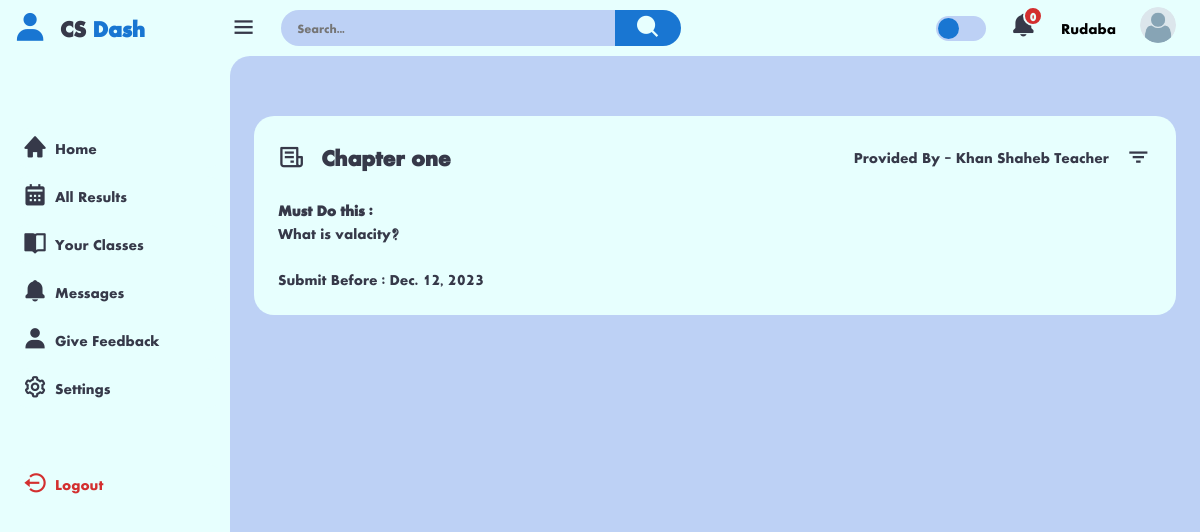
The app's page /view_hw/2 (signed in) with its own data.
### users/models.py (models this page shows, shortened)
class CustomUser(AbstractUser):
    username = None
    email = models.EmailField("email_address", unique=True, max_length=354)
    phone_number = models.CharField(max_length=15, blank=True, null=True)
    ROLE_CHOICES = [
        ('student', 'Student'),
        ('teacher', 'Teacher'),
        ('guardian', 'Guardian'),
    ]
    role = models.CharField(max_length=10, choices=ROLE_CHOICES)
    USERNAME_FIELD = "email"
    REQUIRED_FIELDS = ['phone_number']
    objects = CustomManager()
    class Meta:
        verbose_name_plural = "User Account *VIP*"

class Student(models.Model):
    user = models.OneToOneField(CustomUser, on_delete=models.CASCADE)
    basic_step_of_reg = models.BooleanField(default=False)
    choose_subjects = models.BooleanField(default=False)
    s_approval = models.BooleanField(default=False)
    guardian_phone_is_verified = models.BooleanField(default=False)
    s_name = models.CharField(max_length=170, null=True, blank=True)
    shift = models.ForeignKey(Shift, on_delete=models.CASCADE, null=True, blank=True)
    batch = models.ForeignKey(Batch, on_delete=models.CASCADE, null=True, blank=True)
    profile_pic = models.ImageField(upload_to="student", default='avatar.png')
    class_subjects = models.ForeignKey(ClassWithSubject, on_delete=models.CASCADE, null=True, blank=True)
    s_id = models.IntegerField(null=True, blank=True)
    guardian_phone = models.CharField(max_length=15)
    your_subjects = MultiSelectField(max_length=170, null=True, blank=True)
    s_phone = models.CharField(max_length=15, blank=True, null=True)
    guardian_email = models.EmailField(max_length=100, blank=True, null=True)
    created_at = models.DateTimeField(auto_now_add=True)
    updated_at = models.DateTimeField(auto_now=True)
    def __init__(self, *args, **kwargs):
        super(Student, self).__init__(*args, **kwargs)
        if self.class_subjects:
            self._meta.get_field('your_subjects').choices = [
                (subject.name.lower(), subject.name) for subject in self.class_subjects.subjects.all()
            ]
        else:
            self._meta.get_field('your_subjects').choices = [
                ('math', 'math')
            ]
    class Meta:
        verbose_name_plural = "User (Student)"

class HomeWork(models.Model):
    title = models.CharField(max_length=150)
    teacher = models.ForeignKey(Teacher, on_delete=models.CASCADE, null=True, blank=True)
    hw_detail = RichTextField()
    last_day_of_submit = models.DateField(auto_now=False, auto_now_add=False)
    for_class = models.ForeignKey(ClassWithSubject, on_delete=models.CASCADE)
    batch = models.ForeignKey(Batch, on_delete=models.CASCADE)
    subject = models.ForeignKey(Subjects, on_delete=models.CASCADE)
    class Meta:
        verbose_name_plural = "Homework Given by Teachers"

class Teacher(models.Model):
    user = models.OneToOneField(CustomUser, on_delete=models.CASCADE)
    basic_step_of_reg = models.BooleanField(default=False)
    t_name = models.CharField(max_length=100)
    profile_pic = models.ImageField(upload_to="teacher", default='teacher.png')
    teacher_background = models.CharField(max_length=20, choices=background_of_teacher)
    t_present_adress = models.CharField(max_length=150, null=True, blank=True)
    t_permnt_adress = models.CharField(max_length=150, null=True, blank=True)
    t_extra_phone = models.CharField(max_length=50, null=True, blank=True)
    t_approval = models.BooleanField(default=False)
    created_at = models.DateTimeField(auto_now_add=True)
    updated_at = models.DateTimeField(auto_now=True)
    def __str__(self):
        return f"{self.t_name} Teacher"
    class Meta:
        verbose_name_plural = "User (Teacher)"

### home/views.py (the view)
# urls.py: path('view_hw/<str:hw_id>', view_hw, name="view_hw"),
@login_required(login_url='userlogin')
def view_hw(request, hw_id):
    detail_hw = get_object_or_404(HomeWork, id=hw_id)
    context = {
        'detail_hw': detail_hw,
    }
    return render(request, 'student/view_hw.html', context)

### home/public.py (called while the page is built, shortened)
def common_data(request):
    try:
        if request.user.role == "student":
            try:
                unviewed_msg_std = MessageForStudent.objects.filter(message_for = request.user.student, visited = False).count()
            except:
                unviewed_msg_std = 0
            context = {
                'unviewed_msg_std' : unviewed_msg_std,
            }
        else:
            context={}
    except:
        context = {}
    return context

### templates/student/view_hw.html
{% extends "student/dash_base.html" %}
{% load static %}
{% block content %}
<div class="bottom-data">
    <div class="orders">
        <div class="header">
            <i class='bx bx-receipt'></i>
            <h3>{{detail_hw.title}}</h3>
            <p>Provided By - {{detail_hw.teacher}}</p>
            <i class='bx bx-filter'></i>
        </div>
        <div>
            {{detail_hw.hw_detail|safe}}
        </div>
        <br>
        <p>
            Submit Before : {{detail_hw.last_day_of_submit}}
        </p>
    </div>
</div>
{% endblock content %}

### templates/student/dash_base.html (shortened to what this page needs)
{% load static %}
<!DOCTYPE html>
<html lang="en">
<head>
    <link href='https://unpkg.com/boxicons@2.1.4/css/boxicons.min.css' rel='stylesheet'>
    <link rel="stylesheet" href="{% static 'css/d.css' %}">
</head>
<body>
    <div class="sidebar">
        <a href="{% url "student_dashb" 'home' %}" class="logo">
            <i class='bx bxs-user'></i>
            <div class="logo-name"><span> CS</span> Dash</div>
        </a>
        <ul class="side-menu">
            {% url 'student_dashb' page='home' as home %}
            {% url 'student_dashb' page='result' as result %}
            {% url 'student_dashb' page='class' as class %}
            {% url 'student_dashb' page='message' as message %}
            {% url 'student_dashb' page='feedback' as feedback %}
            {% url 'student_dashb' page='settings' as settings %}
            <li class="{% if request.path == home %}active{% endif %}">
                <a href="{% url 'student_dashb' page='home' %}"><i class='bx bxs-home'></i> Home </a>
            </li>
            <li class="{% if request.path == result %}active{% endif %}">
                <a href="{% url 'student_dashb' page='result' %}"><i class='bx bxs-calendar'></i>All Results</a>
            </li>
            <li class="{% if request.path == class %}active{% endif %}">
                <a href="{% url 'student_dashb' page='class' %}"><i class='bx bxs-book-open'></i>Your Classes</a>
            </li>
            <li class="{% if request.path == message %}active{% endif %}">
                <a href="{% url 'student_dashb' page='message' %}"><i class='bx bxs-bell'></i>Messages </a>
            </li>
            <li class="{% if request.path == feedback %}active{% endif %}">
                <a href="{% url 'student_dashb' page='feedback' %}"><i class='bx bxs-user'></i>Give Feedback </a>
            </li>
            <li class="{% if request.path == settings %}active{% endif %}">
                <a href="{% url 'student_dashb' page='settings' %}"><i class='bx bx-cog ' ></i>Settings</a>
            </li>
        </ul>
        <ul class="side-menu">
            <li>
                <a href="{% url "logout" %}" class="logout">
                    <i class='bx bx-log-out-circle' ></i>
                    Logout
                </a>
            </li>
        </ul>
  </div>
    <div class="content">
        <nav>
            <i class='bx bx-menu'></i>
            <form action="#">
                <div class="form-input">
                    <input type="search" placeholder="Search...">
                    <button class="search-btn" type="submit"><i class='bx bxs-search'></i></button>
                </div>
            </form>
            <label for="theme-toggle" class="theme-toggle"></label>
            <a href="{% url "student_dashb" 'message' %}" class="notif">
                {% if unviewed_msg_std == 0 %}
                <i class='bx bxs-bell'></i>
                {% else %}
                <i class='bx bxs-bell bx-tada'></i>
                {% endif %}
                <span class="count">{{unviewed_msg_std}}</span>
            </a>
            {{request.user.student.s_name}}
            <a href="{% url "student_dashb" 'settings' %}" class="profile">
                <img src="{{request.user.student.profile_pic.url}}">
            </a>
        </nav>
        <main>
            {% block content %}{% endblock %}
        </main>
    </div>
</body>
</html>

### records on screen
CustomUser: user.student.s_name "Rudaba", user.student.profile_pic (placeholder picture)
HomeWork: title "Chapter one", teacher "Khan Shaheb Teacher", hw_detail "Must Do this : What is valacity?", last_day_of_submit "Dec. 12, 2023"

### other values on screen
{{ unviewed_msg_std }} "0"
